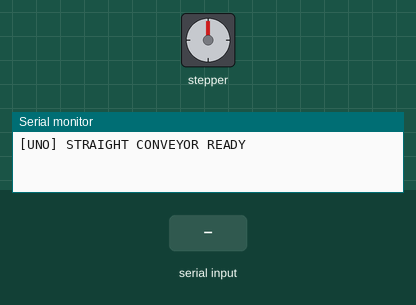
Recording of a sketch running on a simulated Arduino Uno, built with avr-gcc and run on an emulated ATmega328P. Parts: stepper motor, the last lines printed to the serial monitor. Wiring (inferred from the names in the program): stepper motor driver (200 steps per turn assumed): step pin 2; direction pin 5; enable pin 8. The inputs (shaded band) are chosen by the test bench.

Above: at 1.2 s.
1.3 s: "START\n" received over the second serial link
At 1.75 s:
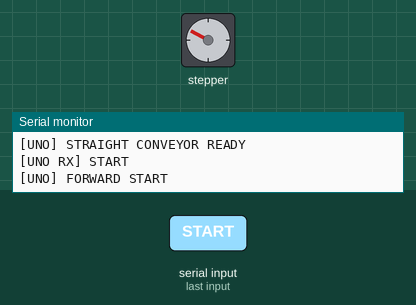
At 2.65 s:
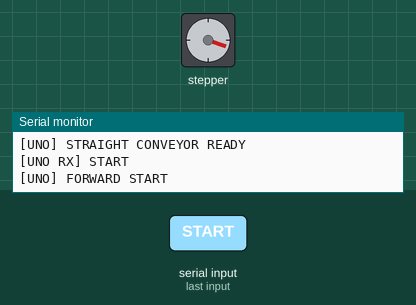
4.3 s: "DBG:\n" received over the second serial link
7.3 s: "EMERGENCY_STOP\n" received over the second serial link
At 8.7 s:
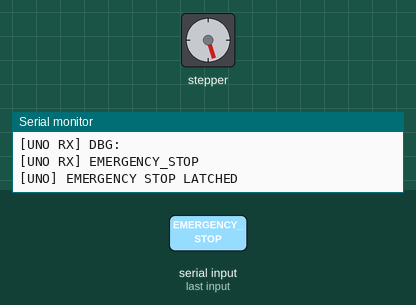
Timing chart, 0 to 10.3 s (numbered marks = the images above; inputs shaded):
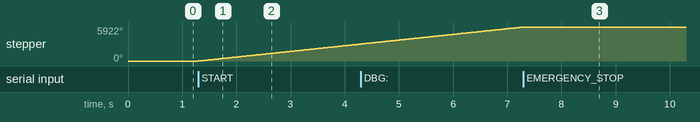

Measured:
- after the input at 1.3 s, stepper: keeps turning clockwise at about 988°/s, starting at once
- after the input at 7.3 s, stepper: stops changing and stays 5922°

The sketch:

straight_conveyor_uno.ino
```cpp
#include <SoftwareSerial.h>

// ======================================================
// Stepper driver pins
// ======================================================

#define STEP 2
#define DIR 5
#define EN 8

// Driver enable polarity. Change these two values together if your
// stepper driver is enabled when EN is HIGH.
const int DRIVER_ENABLED = LOW;
const int DRIVER_DISABLED = HIGH;

// Change these two values together if the conveyor direction is reversed.
const int FORWARD_DIRECTION = HIGH;
const int REVERSE_DIRECTION = LOW;

// ======================================================
// ESP8266 serial wiring
//
// ESP TX / GPIO1 -> Uno D10
// Uno D9 -> ESP RX / GPIO3 through a 5V-to-3.3V level shifter (optional)
// ESP GND <-> Uno GND
// ======================================================

SoftwareSerial espSerial(10, 9); // RX, TX
String commandBuffer = "";

bool running = false;
bool emergencyStopped = false;

// The ESP sends S:<delay>. Smaller microsecond delays mean faster motion.
int stepDelayUs = 900;

void stopMotor() {
  running = false;
  digitalWrite(STEP, LOW);
  digitalWrite(EN, DRIVER_DISABLED);
}

void startMotor() {
  if (emergencyStopped) return;
  digitalWrite(EN, DRIVER_ENABLED);
  running = true;
}

void setDirection(int direction) {
  digitalWrite(DIR, direction);
}

void setSpeedDelay(int value) {
  // Matches the ESP mapping: S:3000 is slow, S:200 is fast.
  stepDelayUs = constrain(value, 200, 3000);
}

void processCommand(String command) {
  command.trim();
  if (command.length() == 0) return;

  // This line is displayed on the Uno USB Serial Monitor.
  Serial.print("[UNO RX] ");
  Serial.println(command);

  // ESP connection diagnostics do not operate the motor.
  if (command.startsWith("DBG:")) return;

  if (command == "EMERGENCY_STOP") {
    emergencyStopped = true;
    stopMotor();
    Serial.println("[UNO] EMERGENCY STOP LATCHED");
    return;
  }

  if (command == "RELEASE_EMERGENCY_STOP") {
    emergencyStopped = false;
    stopMotor();
    Serial.println("[UNO] EMERGENCY STOP RELEASED");
    return;
  }

  // Reject every motion command until the emergency stop is explicitly released.
  if (emergencyStopped) {
    Serial.println("[UNO] COMMAND IGNORED: EMERGENCY STOP LATCHED");
    return;
  }

  if (command == "START" || command == "FORWARD") {
    setDirection(FORWARD_DIRECTION);
    startMotor();
    Serial.println("[UNO] FORWARD START");
    return;
  }

  if (command == "REVERSE") {
    setDirection(REVERSE_DIRECTION);
    startMotor();
    Serial.println("[UNO] REVERSE START");
    return;
  }

  if (command == "STOP") {
    stopMotor();
    Serial.println("[UNO] STOP");
    return;
  }

  if (command == "RESET") {
    emergencyStopped = false;
    stopMotor();
    setDirection(FORWARD_DIRECTION);
    Serial.println("[UNO] RESET");
    return;
  }

  if (command.startsWith("S:")) {
    setSpeedDelay(command.substring(2).toInt());
    Serial.print("[UNO] STEP DELAY US = ");
    Serial.println(stepDelayUs);
    return;
  }

  Serial.println("[UNO] UNKNOWN COMMAND");
}

void readEspCommands() {
  while (espSerial.available() > 0) {
    char received = espSerial.read();

    if (received == '\n') {
      processCommand(commandBuffer);
      commandBuffer = "";
    } else if (received != '\r') {
      if (commandBuffer.length() < 64) {
        commandBuffer += received;
      } else {
        commandBuffer = "";
        Serial.println("[UNO] ESP COMMAND BUFFER OVERFLOW");
      }
    }
  }
}

void runOneStep() {
  digitalWrite(STEP, HIGH);
  delayMicroseconds(stepDelayUs);
  digitalWrite(STEP, LOW);
  delayMicroseconds(stepDelayUs);
}

void setup() {
  // USB Serial Monitor only. It does not share the ESP command receiver.
  Serial.begin(9600);
  espSerial.begin(9600);

  pinMode(STEP, OUTPUT);
  pinMode(DIR, OUTPUT);
  pinMode(EN, OUTPUT);

  digitalWrite(STEP, LOW);
  digitalWrite(DIR, FORWARD_DIRECTION);
  digitalWrite(EN, DRIVER_DISABLED);

  Serial.println("[UNO] STRAIGHT CONVEYOR READY");
}

void loop() {
  readEspCommands();

  if (running && !emergencyStopped) {
    runOneStep();
  }
}
```
